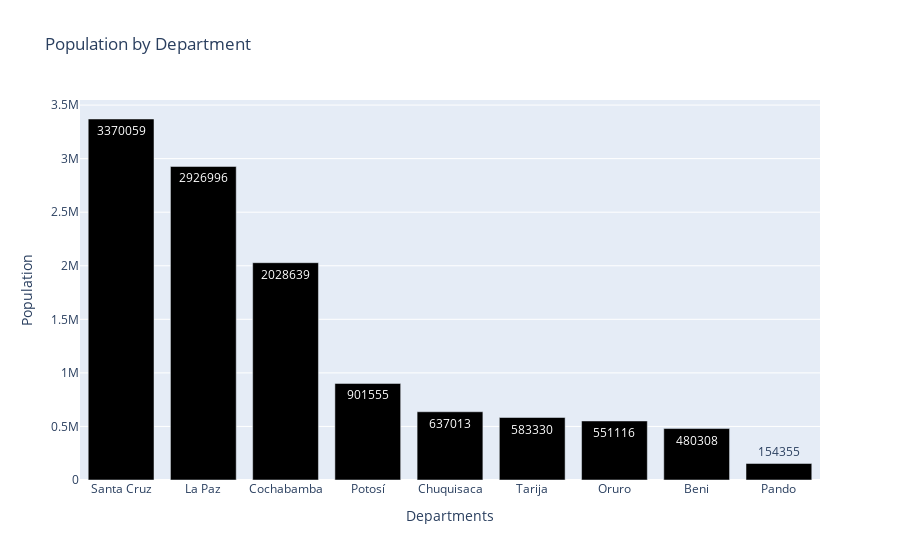

Notebook code cell kept with this figure:
### Code cell
fig = go.Figure(data=[go.Bar(
            x=Data_per_department['region'], y=Data_per_department['population'],
            text=Data_per_department['population'],
            textposition='auto',
            marker_color='black',)])
fig.update_layout(
    title='Population by Department',
    xaxis_title="Departments",
    yaxis_title="Population",
)
fig.show()

### Figure 1 — Plotly figure (JSON) as saved in the notebook; plotly's stock layout.template omitted (floating-point values rounded to 4 significant figures)
{"data": [{"marker": {"color": "black"}, "text": [3370000.0, 2927000.0, 2029000.0, 901600.0, 637000.0, 583300.0, 551100.0, 480300.0, 154400.0], "textposition": "auto", "type": "bar", "x": ["Santa Cruz", "La Paz", "Cochabamba", "Potosí", "Chuquisaca", "Tarija", "Oruro", "Beni", "Pando"], "y": [3370059, 2926996, 2028639, 901555, 637013, 583330, 551116, 480308, 154355]}], "layout": {"title": {"text": "Population by Department"}, "xaxis": {"title": {"text": "Departments"}}, "yaxis": {"title": {"text": "Population"}}}}
